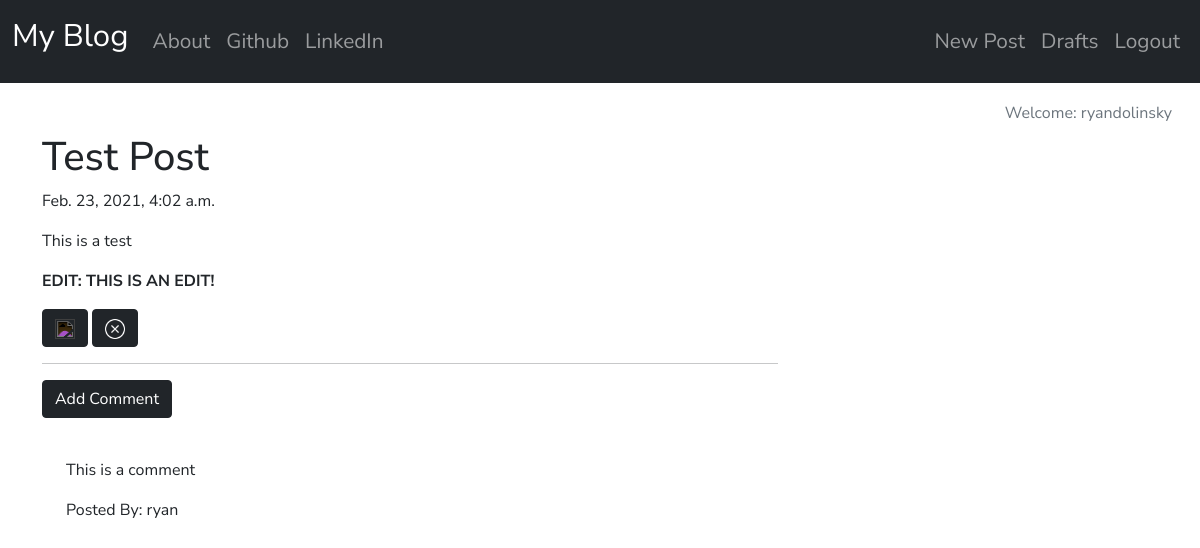
/post/2 (signed in), run on the app's committed database.
### blog/models.py (models this page shows, shortened)
class Post(models.Model):
    author = models.ForeignKey('auth.User', on_delete=models.CASCADE)
    title = models.CharField(max_length=200)
    text = models.TextField()
    create_date = models.DateTimeField(default=timezone.now)
    published_date = models.DateTimeField(blank=True, null=True)

class Comment(models.Model):
    post = models.ForeignKey('blog.Post', related_name='comments', on_delete=models.CASCADE)
    author = models.CharField(max_length=200)
    text = models.TextField()
    create_date = models.DateTimeField(default=timezone.now())
    approved_comment = models.BooleanField(default=False)

### blog/views.py (the view)
# urls.py: path('post/<int:pk>', views.PostDetailView.as_view(), name='post_detail'),
class PostDetailView(DetailView):
    model = Post

### blog/templates/blog/post_detail.html (shortened to what this page needs)
{% extends 'blog/base.html' %}
{% block Content %}
{% load static %}
<h1 class="posttitle">{{ post.title }}</h1>
{% if post.published_date %}
    <div class="date postdate">
        {{ post.published_date }}
    </div>
{% else %}
    <a class="btn btn-primary" href="{% url 'post_publish' pk=post.pk %}">Publish</a>
{% endif %}
<p class="postcontent">{{post.text|safe|linebreaksbr}}</p>
{% if user.is_authenticated %}
<a class="btn btn-dark" href="{% url 'post_edit' pk=post.pk %}"> <img src="{% static 'images/edit.png' %}" style="filter:invert(100%);width:20px;height:20px;" alt=""> </a>
<a class="btn btn-dark" href="{% url 'post_remove' pk=post.pk %}"> <img src="{% static 'images/remove.png' %}" style="filter:invert(100%);width:20px;height:20px;" alt=""> </a>
{% endif %}
<hr>
<a class='btn btn-dark btn-comment' href="{% url 'add_comment_to_post' pk=post.pk %}">Add Comment</a>
<div class="container">
    {% for comment in post.comments.all %}
    <br>
    {% if user.is_authenticated or comment.approve_comment %}
        <p>{{comment.text|safe|linebreaks}}</p>
        <p>Posted By: {{comment.author}}</p>
    {% endif %}
    {% empty %}
    <p>No Comments</p>
    {% endfor %}
</div>
{% endblock %}

### blog/templates/blog/base.html (shortened to what this page needs)
<!DOCTYPE html>
{% load static %}
<html lang="en" dir="ltr">
    <head>
        <link href="https://cdn.jsdelivr.net/npm/bootstrap@5.0.0-beta2/dist/css/bootstrap.min.css" rel="stylesheet">
        <link rel="stylesheet" href="//cdn.jsdelivr.net/npm/medium-editor@latest/dist/css/medium-editor.min.css" type="text/css" media="screen" charset="utf-8">
        <link rel="stylesheet" href="{% static 'css/blog.css' %}">
    </head>
    <body>
        <nav class="navbar navbar-expand-lg navbar-dark bg-dark techfont">
          <div class="container-fluid">
            <a class="navbar-brand bigbrand" href="{% url 'post_list' %}">My Blog</a>
            <div class="collapse navbar-collapse" id="navbarNav">
              <ul class="navbar-nav">
                <li class="nav-item">
                  <a class="nav-link" href="{% url 'about' %}">About</a>
                </li>
                <li class="nav-item">
                  <a class="nav-link" href="https://github.com/ryandol1" target="_blank">Github</a>
                </li>
                <li class="nav-item">
                  <a class="nav-link" href="https://www.linkedin.com/in/ryan-dolinsky/" target="_blank">LinkedIn</a>
                </li>
              </ul>
              <ul class="navbar-nav ms-auto">
                  {% if user.is_authenticated %}
                  <li class="nav-item">
                    <a class="nav-link" href="{% url 'post_new' %}">New Post</a>
                  </li>
                  <li class="nav-item">
                    <a class="nav-link" href="{% url 'post_draft_list' %}">Drafts</a>
                  </li>
                  <li class="nav-item">
                    <a class="nav-link" href="{% url 'logout' %}">Logout</a>
                  </li>
                  {% else %}
                  <li class="nav-item">
                    <a class="nav-link" href="{% url 'login' %}"> <img src="{% static 'images/login.png' %}" style="width:30px;height:30px;" alt=""> </a>
                  </li>
                  {% endif %}
              </ul>
            </div>
          </div>
        </nav>
{% if user.is_authenticated %}
            <div class="container-fluid">
              <ul class="nav justify-content-end">
                  <li class="nav-item">
                    <a class="nav-link disabled" style="font-size: 1em; vertical-align:bottom;">Welcome: {{ user.username }}</a>
                  </li>
              </ul>
            </div>
{% endif %}
        <div class="content container">
            <div class="row">
                <div class="col-md-8">
                    <div class="blog_posts">
                        {% block Content %}
                        {% endblock %}
                    </div>
                </div>
            </div>
        </div>
    </body>
</html>

### blog/static/css/blog.css (style rules this page uses)
body { font-family: 'Nunito Sans', sans-serif; }
.techfont { font-family: 'Nunito Sans', sans-serif; font-size: 1.3em; margin-bottom: 10px; font-color: #353536; }
.bigbrand { font-family: 'Nunito Sans', sans-serif; font-size: 1.5em; margin-bottom: 10px; font-color: #353536; }

### data on the page
Post: title "Test Post", published_date "Feb. 23, 2021, 4:02 a.m.", text "This is a test EDIT: THIS IS AN EDIT!"
Comment: text "This is a comment", author "ryan"

### other printed values
{{ user.username }} "ryandolinsky"
